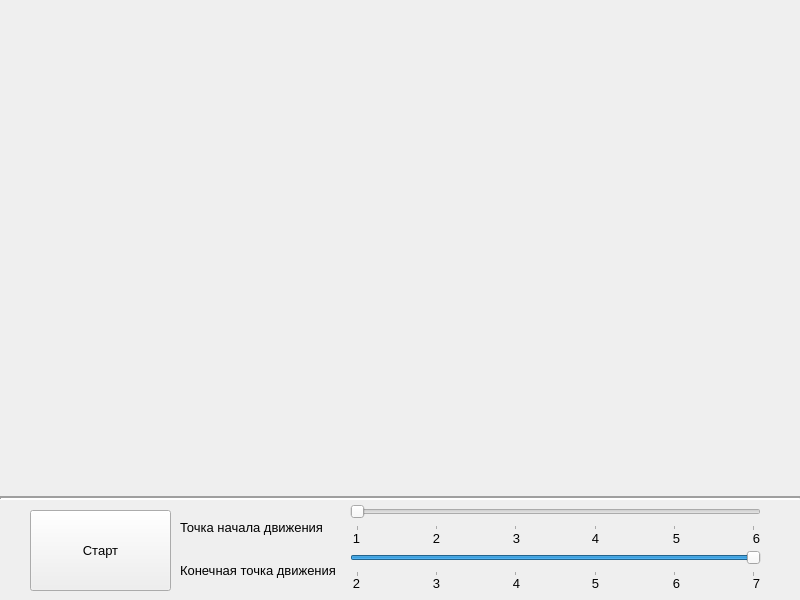
<?xml version="1.0" encoding="UTF-8"?>
<ui version="4.0">
    <class>Form</class>
    <widget class="QWidget" name="Form">
        <property name="geometry">
            <rect>
                <x>0</x>
                <y>0</y>
                <width>800</width>
                <height>600</height>
            </rect>
        </property>
        <property name="minimumSize">
            <size>
                <width>800</width>
                <height>600</height>
            </size>
        </property>
        <property name="maximumSize">
            <size>
                <width>800</width>
                <height>600</height>
            </size>
        </property>
        <property name="windowTitle">
            <string>Form</string>
        </property>
        <widget class="QPushButton" name="startButton">
            <property name="geometry">
                <rect>
                    <x>30</x>
                    <y>510</y>
                    <width>141</width>
                    <height>81</height>
                </rect>
            </property>
            <property name="font">
                <font>
                    <family>Segoe UI</family>
                    <pointsize>10</pointsize>
                </font>
            </property>
            <property name="text">
                <string>Старт</string>
            </property>
        </widget>
        <widget class="QSlider" name="theFirstSlider">
            <property name="geometry">
                <rect>
                    <x>350</x>
                    <y>500</y>
                    <width>411</width>
                    <height>31</height>
                </rect>
            </property>
            <property name="font">
                <font>
                    <pointsize>10</pointsize>
                    <weight>75</weight>
                    <bold>true</bold>
                </font>
            </property>
            <property name="mouseTracking">
                <bool>false</bool>
            </property>
            <property name="acceptDrops">
                <bool>false</bool>
            </property>
            <property name="minimum">
                <number>1</number>
            </property>
            <property name="maximum">
                <number>6</number>
            </property>
            <property name="singleStep">
                <number>1</number>
            </property>
            <property name="pageStep">
                <number>1</number>
            </property>
            <property name="orientation">
                <enum>Qt::Horizontal</enum>
            </property>
            <property name="tickPosition">
                <enum>QSlider::TicksBelow</enum>
            </property>
            <property name="tickInterval">
                <number>1</number>
            </property>
        </widget>
        <widget class="QLabel" name="startPointOfMovementLabel">
            <property name="geometry">
                <rect>
                    <x>180</x>
                    <y>517</y>
                    <width>151</width>
                    <height>21</height>
                </rect>
            </property>
            <property name="font">
                <font>
                    <family>Segoe UI</family>
                    <pointsize>10</pointsize>
                </font>
            </property>
            <property name="text">
                <string>Точка начала движения</string>
            </property>
        </widget>
        <widget class="QLabel" name="endPointOfMovementLabel">
            <property name="geometry">
                <rect>
                    <x>180</x>
                    <y>560</y>
                    <width>161</width>
                    <height>21</height>
                </rect>
            </property>
            <property name="font">
                <font>
                    <family>Segoe UI</family>
                    <pointsize>10</pointsize>
                </font>
            </property>
            <property name="text">
                <string>Конечная точка движения</string>
            </property>
        </widget>
        <widget class="QSlider" name="theSecondSlider">
            <property name="geometry">
                <rect>
                    <x>350</x>
                    <y>546</y>
                    <width>411</width>
                    <height>31</height>
                </rect>
            </property>
            <property name="mouseTracking">
                <bool>false</bool>
            </property>
            <property name="minimum">
                <number>2</number>
            </property>
            <property name="maximum">
                <number>7</number>
            </property>
            <property name="singleStep">
                <number>1</number>
            </property>
            <property name="pageStep">
                <number>1</number>
            </property>
            <property name="value">
                <number>7</number>
            </property>
            <property name="orientation">
                <enum>Qt::Horizontal</enum>
            </property>
            <property name="tickPosition">
                <enum>QSlider::TicksBelow</enum>
            </property>
            <property name="tickInterval">
                <number>1</number>
            </property>
        </widget>
        <widget class="Line" name="separateLine">
            <property name="geometry">
                <rect>
                    <x>0</x>
                    <y>490</y>
                    <width>801</width>
                    <height>16</height>
                </rect>
            </property>
            <property name="lineWidth">
                <number>2</number>
            </property>
            <property name="orientation">
                <enum>Qt::Horizontal</enum>
            </property>
        </widget>
        <widget class="QLabel" name="bus">
            <property name="geometry">
                <rect>
                    <x>25</x>
                    <y>57</y>
                    <width>141</width>
                    <height>71</height>
                </rect>
            </property>
            <property name="text">
                <string/>
            </property>
        </widget>
        <widget class="QLabel" name="background">
            <property name="geometry">
                <rect>
                    <x>0</x>
                    <y>0</y>
                    <width>800</width>
                    <height>600</height>
                </rect>
            </property>
            <property name="minimumSize">
                <size>
                    <width>800</width>
                    <height>600</height>
                </size>
            </property>
            <property name="maximumSize">
                <size>
                    <width>800</width>
                    <height>600</height>
                </size>
            </property>
            <property name="text">
                <string/>
            </property>
        </widget>
        <widget class="QLabel" name="label">
            <property name="geometry">
                <rect>
                    <x>341</x>
                    <y>528</y>
                    <width>31</width>
                    <height>21</height>
                </rect>
            </property>
            <property name="font">
                <font>
                    <family>Segoe UI</family>
                    <pointsize>10</pointsize>
                </font>
            </property>
            <property name="text">
                <string>1</string>
            </property>
            <property name="alignment">
                <set>Qt::AlignCenter</set>
            </property>
        </widget>
        <widget class="QLabel" name="label_2">
            <property name="geometry">
                <rect>
                    <x>421</x>
                    <y>528</y>
                    <width>31</width>
                    <height>21</height>
                </rect>
            </property>
            <property name="font">
                <font>
                    <family>Segoe UI</family>
                    <pointsize>10</pointsize>
                </font>
            </property>
            <property name="text">
                <string>2</string>
            </property>
            <property name="alignment">
                <set>Qt::AlignCenter</set>
            </property>
        </widget>
        <widget class="QLabel" name="label_3">
            <property name="geometry">
                <rect>
                    <x>501</x>
                    <y>528</y>
                    <width>31</width>
                    <height>21</height>
                </rect>
            </property>
            <property name="font">
                <font>
                    <family>Segoe UI</family>
                    <pointsize>10</pointsize>
                </font>
            </property>
            <property name="text">
                <string>3</string>
            </property>
            <property name="alignment">
                <set>Qt::AlignCenter</set>
            </property>
        </widget>
        <widget class="QLabel" name="label_4">
            <property name="geometry">
                <rect>
                    <x>580</x>
                    <y>528</y>
                    <width>31</width>
                    <height>21</height>
                </rect>
            </property>
            <property name="font">
                <font>
                    <family>Segoe UI</family>
                    <pointsize>10</pointsize>
                </font>
            </property>
            <property name="text">
                <string>4</string>
            </property>
            <property name="alignment">
                <set>Qt::AlignCenter</set>
            </property>
        </widget>
        <widget class="QLabel" name="label_5">
            <property name="geometry">
                <rect>
                    <x>661</x>
                    <y>528</y>
                    <width>31</width>
                    <height>21</height>
                </rect>
            </property>
            <property name="font">
                <font>
                    <family>Segoe UI</family>
                    <pointsize>10</pointsize>
                </font>
            </property>
            <property name="text">
                <string>5</string>
            </property>
            <property name="alignment">
                <set>Qt::AlignCenter</set>
            </property>
        </widget>
        <widget class="QLabel" name="label_6">
            <property name="geometry">
                <rect>
                    <x>741</x>
                    <y>528</y>
                    <width>31</width>
                    <height>21</height>
                </rect>
            </property>
            <property name="font">
                <font>
                    <family>Segoe UI</family>
                    <pointsize>10</pointsize>
                </font>
            </property>
            <property name="text">
                <string>6</string>
            </property>
            <property name="alignment">
                <set>Qt::AlignCenter</set>
            </property>
        </widget>
        <widget class="QLabel" name="label_7">
            <property name="geometry">
                <rect>
                    <x>501</x>
                    <y>573</y>
                    <width>31</width>
                    <height>21</height>
                </rect>
            </property>
            <property name="font">
                <font>
                    <family>Segoe UI</family>
                    <pointsize>10</pointsize>
                </font>
            </property>
            <property name="text">
                <string>4</string>
            </property>
            <property name="alignment">
                <set>Qt::AlignCenter</set>
            </property>
        </widget>
        <widget class="QLabel" name="label_8">
            <property name="geometry">
                <rect>
                    <x>661</x>
                    <y>573</y>
                    <width>31</width>
                    <height>21</height>
                </rect>
            </property>
            <property name="font">
                <font>
                    <family>Segoe UI</family>
                    <pointsize>10</pointsize>
                </font>
            </property>
            <property name="text">
                <string>6</string>
            </property>
            <property name="alignment">
                <set>Qt::AlignCenter</set>
            </property>
        </widget>
        <widget class="QLabel" name="label_9">
            <property name="geometry">
                <rect>
                    <x>421</x>
                    <y>573</y>
                    <width>31</width>
                    <height>21</height>
                </rect>
            </property>
            <property name="font">
                <font>
                    <family>Segoe UI</family>
                    <pointsize>10</pointsize>
                </font>
            </property>
            <property name="text">
                <string>3</string>
            </property>
            <property name="alignment">
                <set>Qt::AlignCenter</set>
            </property>
        </widget>
        <widget class="QLabel" name="label_10">
            <property name="geometry">
                <rect>
                    <x>741</x>
                    <y>573</y>
                    <width>31</width>
                    <height>21</height>
                </rect>
            </property>
            <property name="font">
                <font>
                    <family>Segoe UI</family>
                    <pointsize>10</pointsize>
                </font>
            </property>
            <property name="text">
                <string>7</string>
            </property>
            <property name="alignment">
                <set>Qt::AlignCenter</set>
            </property>
        </widget>
        <widget class="QLabel" name="label_11">
            <property name="geometry">
                <rect>
                    <x>341</x>
                    <y>573</y>
                    <width>31</width>
                    <height>21</height>
                </rect>
            </property>
            <property name="font">
                <font>
                    <family>Segoe UI</family>
                    <pointsize>10</pointsize>
                </font>
            </property>
            <property name="text">
                <string>2</string>
            </property>
            <property name="alignment">
                <set>Qt::AlignCenter</set>
            </property>
        </widget>
        <widget class="QLabel" name="label_12">
            <property name="geometry">
                <rect>
                    <x>580</x>
                    <y>573</y>
                    <width>31</width>
                    <height>21</height>
                </rect>
            </property>
            <property name="font">
                <font>
                    <family>Segoe UI</family>
                    <pointsize>10</pointsize>
                </font>
            </property>
            <property name="text">
                <string>5</string>
            </property>
            <property name="alignment">
                <set>Qt::AlignCenter</set>
            </property>
        </widget>
        <zorder>background</zorder>
        <zorder>startButton</zorder>
        <zorder>theFirstSlider</zorder>
        <zorder>startPointOfMovementLabel</zorder>
        <zorder>endPointOfMovementLabel</zorder>
        <zorder>theSecondSlider</zorder>
        <zorder>separateLine</zorder>
        <zorder>bus</zorder>
        <zorder>label</zorder>
        <zorder>label_2</zorder>
        <zorder>label_3</zorder>
        <zorder>label_4</zorder>
        <zorder>label_5</zorder>
        <zorder>label_6</zorder>
        <zorder>label_7</zorder>
        <zorder>label_8</zorder>
        <zorder>label_9</zorder>
        <zorder>label_10</zorder>
        <zorder>label_11</zorder>
        <zorder>label_12</zorder>
    </widget>
    <resources/>
    <connections/>
</ui>
